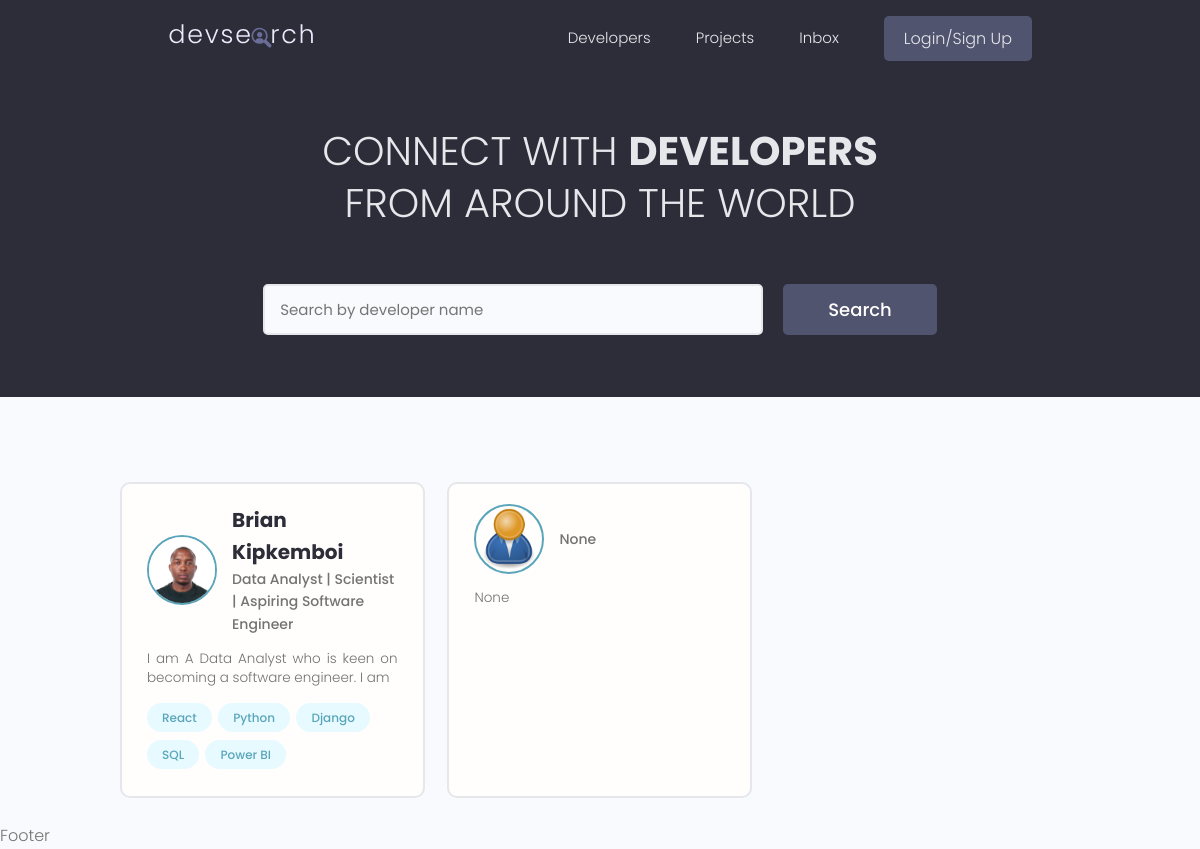
The page / on the database its author committed.
### users/models.py (models this page shows, shortened)
class Profile(models.Model):
    user = models.OneToOneField(User, on_delete=models.CASCADE, null=True, blank=True)
    name = models.CharField(max_length=200, blank=True, null=True)
    email = models.CharField(max_length=500, blank=True, null=True)
    username = models.CharField(max_length=200, blank=True, null=True)
    location = models.CharField(max_length=200, blank=True, null=True)
    short_intro = models.CharField(max_length=200, blank=True, null=True)
    bio = models.TextField(blank=True, null=True)
    profile_image = models.ImageField(null=True, blank=True, upload_to='profiles/', default="profiles/user-default.png")
    social_linkedin = models.CharField(max_length=200, blank=True, null=True)
    social_github = models.CharField(max_length=200, blank=True, null=True)
    social_twitter = models.CharField(max_length=200, blank=True, null=True)
    created = models.DateTimeField(auto_now_add=True)
    id = models.UUIDField(default=uuid.uuid4, unique=True, primary_key=True, editable=False)

class Skill(models.Model):
    owner = models.ForeignKey(Profile, on_delete=models.CASCADE, null=True, blank=True)
    name = models.CharField(max_length=200, null=True, blank=True)
    description = models.TextField(null=True, blank=True)
    created = models.DateTimeField(auto_now_add=True)
    id = models.UUIDField(default=uuid.uuid4, unique=True, primary_key=True, editable=False)
    def __str__(self):
        return str(self.name)

### users/views.py (the view)
# urls.py: path('', views.profiles, name="profiles"),
def profiles(request):
    profiles = Profile.objects.all()
    context = {'profiles': profiles}
    return render(request, 'users/profiles.html', context)

### users/templates/users/profiles.html (shortened to what this page needs)
{% extends 'main.html' %}
{% block content %}
<main class="home">
    <section class="hero-section text-center">
      <div class="container container--narrow">
        <div class="hero-section__box">
          <h2>CONNECT WITH <span>DEVELOPERS</span></h2>
          <h2>FROM AROUND THE WORLD</h2>
        </div>
        <div class="hero-section__search">
          <form class="form" action="#" method="get">
            <div class="form__field">
              <input class="input input--text" id="formInput#search" type="text" name="text"
                placeholder="Search by developer name" />
            </div>
            <input class="btn btn--sub btn--lg" type="submit" value="Search" />
          </form>
        </div>
      </div>
    </section>
    <section class="devlist">
      <div class="container">
        <div class="grid grid--three">
          {% for profile in profiles %}
          <div class="column card">
            <div class="dev">
              <a href="{% url 'user-profile' profile.id %}" class="card__body">
                <div class="dev__profile">
                  <img class="avatar avatar--md" src="{{ profile.profile_image.url }}" alt="image" />
                  <div class="dev__meta">
                    <h3>{{profile.name}}</h3>
                    <h5>{{profile.short_intro|slice:"60"}}</h5>
                  </div>
                </div>
                <p class="dev__info">
                  {{profile.bio|slice:"150"}}
                </p>
                <div class="dev__skills">
                    {% for skill in profile.skill_set.all|slice:"5" %}
                  <span class="tag tag--pill tag--main">
                    <small>{{skill}}</small>
                  </span>
                  {% endfor %}
                </div>
              </a>
            </div>
          </div>
          {% endfor %}
        </div>
      </div>
    </section>
  </main>
{% endblock content%}

### static/styles/app.css (style rules this page uses)
:root { --color-sub: #2d2d39; background-color: rgb(8, 108, 113); }
.btn--sub { background-color: var(--color-sub-light); }
.card { border: 2px solid var(--color-light); }
img { width: 100%; }
.hero-section { height: 40vh; display: flex; align-items: center; background-color: var(--color-sub); }
.hero-section__box { margin-bottom: 4rem; }
.hero-section__box > h2, .hero-section__box > h2 > span { font-size: 4rem; color: var(--color-light); line-height: 1.3; text-transform: uppercase; }
.hero-section__box > h2 { font-weight: 300; }
.hero-section__box > h2 > span { font-weight: 700; }
.hero-section__search > .form { display: flex; align-items: center; justify-content: center; gap: 2rem; }
.hero-section__search > .form input.input--text { width: 50rem; }
.devlist { margin-top: 8rem; }
.devlist .grid { align-items: stretch; }
.devlist .dev .dev__profile { display: flex; align-items: center; gap: 1.5rem; }
.devlist .dev .dev__meta h3 { color: var(--color-sub); font-size: 2rem; font-weight: 700; }
.devlist .dev .dev__meta h5 { color: var(--color-text); font-size: 1.4rem; font-weight: 500; }
.devlist .dev .dev__info { margin: 1.5rem 0; font-size: 1.35rem; line-height: 1.4; text-align: justify; }

### static/uikit/styles/modules/_variables.css (style rules this page uses)
:root { --color-main: #5aa5b9; --color-main-light: #e6faff; --color-sub: #3f4156; --color-sub-light: #51546e; --color-sub-lighter: #ededfd; --color-text: #737373; --color-gray: #8b8b8b; --color-light: #e5e7eb; --color-light-gray: #767676; --color-bg: #f8fafd; --color-white: #fffefd; --color-white-light: #f3f3f3; --color-success: #359e64; --color-success-bg: #def8e8; --color-error: #fc4b0b; --color-error-bg: #fff2ee; --font-base: 'Poppins', arial, helvetica, 'Segoe UI', roboto, ubuntu, sans-serif; --font-monospace: 'Fira Code', 'Courier New', courier, monospace; --font-regular: 300; --font-medium: 500; --font-bold: 700; --generic-shadow: 1px 1px 5px #00000010; --generic-transition: all 0.3s ease-in-out; }

### static/uikit/styles/modules/_base.css (style rules this page uses)
* { margin: 0; padding: 0; box-sizing: border-box; text-rendering: optimizeLegibility; color: inherit; font-size: inherit; }
html { font-size: 50%; }
@media only screen and (min-width: 480px) { html { font-size: 56.25%; } }
@media only screen and (min-width: 1200px) { html { font-size: 62.5%; } }
body { line-height: 1.6; font-weight: 400; font-size: 1.5rem; color: var(--color-text); background-color: var(--color-bg); min-height: 100vh; }

### static/uikit/styles/modules/_typography.css (style rules this page uses)
* { font-family: var(--font-base); }
h2 { font-size: 3.6rem; font-weight: var(--font-bold); }
h3 { font-size: 3.2rem; font-weight: var(--font-medium); }
h5 { font-size: 2.4rem; font-weight: var(--font-medium); }
h5, h6 { font-weight: var(--font-regular); }
p, span, strong { font-size: 1.6rem; color: var(--color-text); font-weight: var(--font-regular); }
a { padding-bottom: 2px; text-decoration: none; display: inline-block; color: var(--color-main); font-weight: var(--font-medium); }

### static/uikit/styles/modules/_utilities.css (style rules this page uses)
.container { width: 92%; max-width: 165rem; margin: 0 auto; box-sizing: border-box; }
.container--narrow { width: 92%; max-width: 120rem; }
@media screen and (min-width: 1000px) { .container { width: 90%; } }
@media screen and (min-width: 1000px) { .container--narrow { width: 85%; } }
@media screen and (min-width: 1200px) { .container { width: 80%; } }
@media screen and (min-width: 1200px) { .container--narrow { width: 72%; } }
.text-center { text-align: center; }

### static/uikit/styles/modules/_avatar.css (style rules this page uses)
.avatar { border-radius: 50%; border: 2px solid var(--color-main); object-fit: cover; }
.avatar--md { height: 7rem; width: 7rem; }

### static/uikit/styles/modules/_button.css (style rules this page uses)
.btn { display: inline-block; position: relative; cursor: pointer; background-color: var(--color-light); font-weight: var(--font-medium); color: var(--color-sub); text-decoration: none; padding: 1rem 2rem; border-radius: 0.5rem; border: none; width: -webkit-fit-content; width: -moz-fit-content; width: fit-content; height: -webkit-fit-content; height: -moz-fit-content; height: fit-content; font-size: 1.6rem; outline-width: 0; outline-color: transparent; -webkit-backface-visibility: hidden; backface-visibility: hidden; transition: all 0.3s ease-in-out; }
.btn--sub { background-color: var(--color-sub); color: var(--color-white); }
.btn--lg { font-size: 1.8rem; padding: 1.2rem 4.5rem; }

### static/uikit/styles/modules/_card.css (style rules this page uses)
.card { border-radius: 1rem; background-color: var(--color-white); border: 1.5px solid var(--color-light); width: auto; height: auto; margin-top: 0.5rem; margin-bottom: 0.5rem; overflow: hidden; }
.card__body, .card__header { padding: 2rem 2.5rem; }

### rows shown on the page
Profile: profile_image (picture), name "Brian Kipkemboi", short_intro "Data Analyst | Scientist | Aspiring Software Engineer", bio "I am A Data Analyst who is keen on becoming a software engineer. I am"
Skill: name "React"
Skill: name "Python"
Skill: name "Django"
Skill: name "SQL"
Skill: name "Power BI"
Profile: profile_image (placeholder picture), short_intro "None", bio "None"
